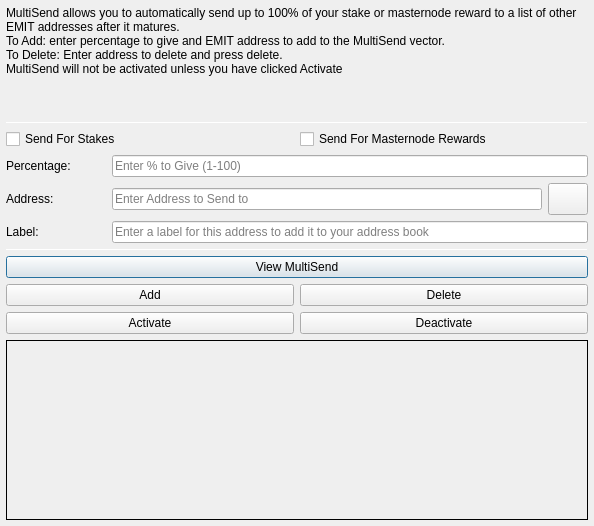
<?xml version="1.0" encoding="UTF-8"?>
<ui version="4.0">
 <class>MultiSendDialog</class>
 <widget class="QDialog" name="MultiSendDialog">
  <property name="windowModality">
   <enum>Qt::NonModal</enum>
  </property>
  <property name="geometry">
   <rect>
    <x>0</x>
    <y>0</y>
    <width>594</width>
    <height>526</height>
   </rect>
  </property>
  <property name="windowTitle">
   <string>MultiSend</string>
  </property>
  <layout class="QVBoxLayout" name="verticalLayout" stretch="0">
   <property name="leftMargin">
    <number>6</number>
   </property>
   <property name="topMargin">
    <number>6</number>
   </property>
   <property name="rightMargin">
    <number>6</number>
   </property>
   <property name="bottomMargin">
    <number>6</number>
   </property>
   <item>
    <layout class="QVBoxLayout" name="verticalLayout_Main" stretch="1,1,1,0,1,1,1">
     <item>
      <widget class="QLabel" name="label_2">
       <property name="lineWidth">
        <number>1</number>
       </property>
       <property name="text">
        <string>MultiSend allows you to automatically send up to 100% of your stake or masternode reward to a list of other EMIT addresses after it matures.
To Add: enter percentage to give and EMIT address to add to the MultiSend vector.
To Delete: Enter address to delete and press delete.
MultiSend will not be activated unless you have clicked Activate</string>
       </property>
       <property name="alignment">
        <set>Qt::AlignLeading|Qt::AlignLeft|Qt::AlignTop</set>
       </property>
       <property name="wordWrap">
        <bool>true</bool>
       </property>
      </widget>
     </item>
     <item>
      <widget class="Line" name="line">
       <property name="minimumSize">
        <size>
         <width>0</width>
         <height>1</height>
        </size>
       </property>
       <property name="maximumSize">
        <size>
         <width>16777215</width>
         <height>1</height>
        </size>
       </property>
       <property name="orientation">
        <enum>Qt::Horizontal</enum>
       </property>
      </widget>
     </item>
     <item>
      <layout class="QVBoxLayout" name="verticalLayout_Settings">
       <item>
        <layout class="QHBoxLayout" name="horizontalLayout">
         <item>
          <widget class="QCheckBox" name="multiSendStakeCheckBox">
           <property name="text">
            <string>Send For Stakes</string>
           </property>
          </widget>
         </item>
         <item>
          <widget class="QCheckBox" name="multiSendMasternodeCheckBox">
           <property name="text">
            <string>Send For Masternode Rewards</string>
           </property>
          </widget>
         </item>
        </layout>
       </item>
       <item>
        <layout class="QHBoxLayout" name="horizontalLayout_6">
         <item>
          <widget class="QLabel" name="label">
           <property name="minimumSize">
            <size>
             <width>100</width>
             <height>0</height>
            </size>
           </property>
           <property name="toolTip">
            <string>Percentage of stake to send</string>
           </property>
           <property name="text">
            <string>Percentage:</string>
           </property>
          </widget>
         </item>
         <item>
          <widget class="QLineEdit" name="multiSendPercentEdit">
           <property name="toolTip">
            <string>Enter whole numbers 1 - 100</string>
           </property>
           <property name="placeholderText">
            <string>Enter % to Give (1-100)</string>
           </property>
          </widget>
         </item>
        </layout>
       </item>
       <item>
        <layout class="QHBoxLayout" name="horizontalLayout_7">
         <item>
          <widget class="QLabel" name="label_5">
           <property name="minimumSize">
            <size>
             <width>100</width>
             <height>0</height>
            </size>
           </property>
           <property name="toolTip">
            <string>Address to send portion of stake to</string>
           </property>
           <property name="text">
            <string>Address:</string>
           </property>
          </widget>
         </item>
         <item>
          <widget class="QLineEdit" name="multiSendAddressEdit">
           <property name="toolTip">
            <string/>
           </property>
           <property name="placeholderText">
            <string>Enter Address to Send to</string>
           </property>
          </widget>
         </item>
         <item>
          <widget class="QPushButton" name="addressBookButton">
           <property name="maximumSize">
            <size>
             <width>16777215</width>
             <height>32</height>
            </size>
           </property>
           <property name="toolTip">
            <string>Choose an address from the address book</string>
           </property>
           <property name="text">
            <string/>
           </property>
           <property name="icon">
            <iconset resource="../emit.qrc">
             <normaloff>:/icons/address-book</normaloff>:/icons/address-book</iconset>
           </property>
           <property name="shortcut">
            <string>Alt+A</string>
           </property>
           <property name="autoDefault">
            <bool>false</bool>
           </property>
          </widget>
         </item>
        </layout>
       </item>
      </layout>
     </item>
     <item>
      <layout class="QHBoxLayout" name="horizontalLayout_3">
       <item>
        <widget class="QLabel" name="label_3">
         <property name="minimumSize">
          <size>
           <width>100</width>
           <height>0</height>
          </size>
         </property>
         <property name="text">
          <string>Label:</string>
         </property>
        </widget>
       </item>
       <item>
        <widget class="QLineEdit" name="labelAddressLabelEdit">
         <property name="placeholderText">
          <string>Enter a label for this address to add it to your address book</string>
         </property>
        </widget>
       </item>
      </layout>
     </item>
     <item>
      <widget class="Line" name="line_2">
       <property name="minimumSize">
        <size>
         <width>0</width>
         <height>1</height>
        </size>
       </property>
       <property name="maximumSize">
        <size>
         <width>16777215</width>
         <height>1</height>
        </size>
       </property>
       <property name="orientation">
        <enum>Qt::Horizontal</enum>
       </property>
      </widget>
     </item>
     <item>
      <layout class="QVBoxLayout" name="verticalLayout_Buttons">
       <item>
        <layout class="QHBoxLayout" name="horizontalLayout_4">
         <item>
          <widget class="QPushButton" name="viewButton">
           <property name="toolTip">
            <string/>
           </property>
           <property name="statusTip">
            <string>View MultiSend Vector</string>
           </property>
           <property name="text">
            <string>View MultiSend</string>
           </property>
          </widget>
         </item>
        </layout>
       </item>
       <item>
        <layout class="QHBoxLayout" name="horizontalLayout_2">
         <item>
          <widget class="QPushButton" name="addButton">
           <property name="toolTip">
            <string/>
           </property>
           <property name="statusTip">
            <string>Add to MultiSend Vector</string>
           </property>
           <property name="text">
            <string>Add</string>
           </property>
          </widget>
         </item>
         <item>
          <widget class="QPushButton" name="deleteButton">
           <property name="toolTip">
            <string/>
           </property>
           <property name="statusTip">
            <string>Delete Address From MultiSend Vector</string>
           </property>
           <property name="text">
            <string>Delete</string>
           </property>
          </widget>
         </item>
        </layout>
       </item>
       <item>
        <layout class="QHBoxLayout" name="horizontalLayout_5">
         <item>
          <widget class="QPushButton" name="activateButton">
           <property name="statusTip">
            <string>Activate MultiSend</string>
           </property>
           <property name="text">
            <string>Activate</string>
           </property>
          </widget>
         </item>
         <item>
          <widget class="QPushButton" name="disableButton">
           <property name="statusTip">
            <string>Deactivate MultiSend</string>
           </property>
           <property name="text">
            <string>Deactivate</string>
           </property>
          </widget>
         </item>
        </layout>
       </item>
      </layout>
     </item>
     <item>
      <widget class="QLabel" name="message">
       <property name="minimumSize">
        <size>
         <width>0</width>
         <height>180</height>
        </size>
       </property>
       <property name="frameShape">
        <enum>QFrame::Panel</enum>
       </property>
       <property name="frameShadow">
        <enum>QFrame::Plain</enum>
       </property>
       <property name="lineWidth">
        <number>1</number>
       </property>
       <property name="midLineWidth">
        <number>1</number>
       </property>
       <property name="text">
        <string/>
       </property>
       <property name="alignment">
        <set>Qt::AlignLeading|Qt::AlignLeft|Qt::AlignTop</set>
       </property>
       <property name="wordWrap">
        <bool>true</bool>
       </property>
      </widget>
     </item>
    </layout>
   </item>
  </layout>
 </widget>
 <resources>
  <include location="../emit.qrc"/>
 </resources>
 <connections/>
</ui>
